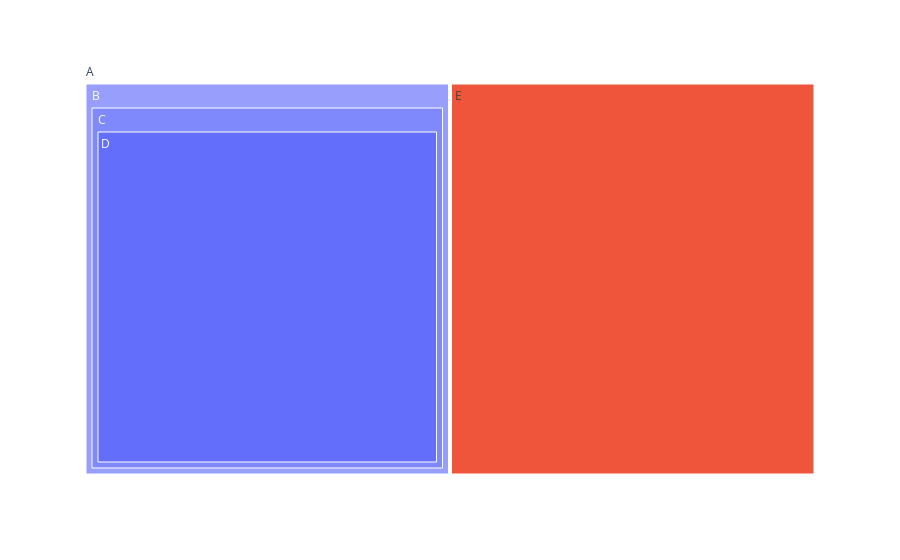

Notebook code cell kept with this figure:
### Code cell
import plotly.express as px
 
 
fig = px.treemap(
    names = ["A","B", "C", "D", "E"],
    parents = ["", "A", "B", "C", "A"]
)
 
fig.show()

### Figure 1 — Plotly figure (JSON) as saved in the notebook; plotly's stock layout.template omitted (floating-point values rounded to 4 significant figures)
{"data": [{"domain": {"x": [0, 1], "y": [0, 1]}, "hovertemplate": "label=%{label}<br>parent=%{parent}<extra></extra>", "labels": ["A", "B", "C", "D", "E"], "name": "", "parents": ["", "A", "B", "C", "A"], "type": "treemap"}], "layout": {"legend": {"tracegroupgap": 0}, "margin": {"t": 60}, "autosize": true}}
